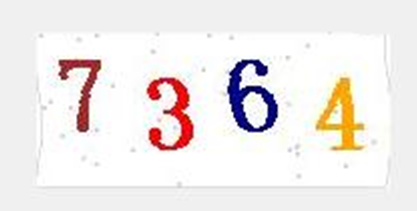
#> input picture 测试文件TEST/爬虫/R-C.png, 417 x 211 px
$ python '验证码识别.py'
#> lines starting #> are read from the running program, lines starting #| are printed output that depends on the picture; after the words box and inside, x2 and y2 are one past the last pixel; in counts of white or black regions, pixels touching at a corner belong together
#> further down, src is the input picture: shape (211, 417, 3); mean B, G, R 233.5, 234.8, 240
import cv2 as cv
import pytesseract
from PIL import Image


def recognize_text(image):
    # 边缘保留滤波  去噪
    blur = cv.pyrMeanShiftFiltering(image, sp=8, sr=60)
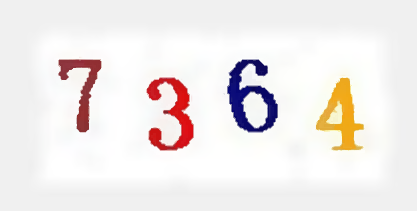
#> blur: shape (211, 417, 3); mean B, G, R 233.8, 235, 240.3
    cv.imshow('dst', blur)
    # 灰度图像
    gray = cv.cvtColor(blur, cv.COLOR_BGR2GRAY)
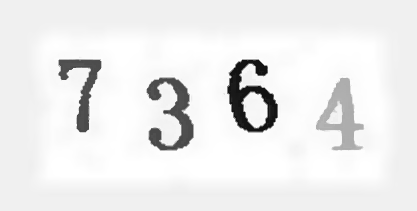
#> gray: shape (211, 417); min 13, max 255, mean 236.5
    # 二值化  设置阈值  自适应阈值的话 黄色的4会提取不出来
    ret, binary = cv.threshold(gray, 185, 255, cv.THRESH_BINARY_INV)
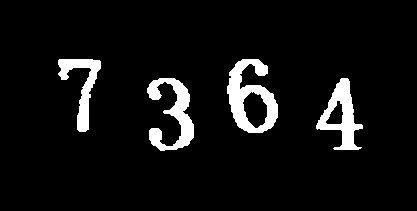
#> binary: shape (211, 417); 6.7% white; 4 white regions, box (x1, y1, x2, y2) and area: (227, 59, 278, 133) 1855, (147, 78, 194, 151) 1519, (316, 78, 363, 150) 1386, (58, 59, 101, 132) 1112
    print(f'二值化设置的阈值：{ret}')
    cv.imshow('binary', binary)
    # 逻辑运算  让背景为白色  字体为黑  便于识别
    cv.bitwise_not(binary, binary)
    cv.imshow('bg_image', binary)
    # 识别
    test_message = Image.fromarray(binary)
    text = pytesseract.image_to_string(test_message)
    print(f'识别结果：{text}')


src = cv.imread(r'./R-C.png')
cv.imshow('input image', src)
recognize_text(src)
#> (the call stopped at in recognize_text, `text = pytesseract.image_to_string(test_message)`: pytesseract is not available in this run)
cv.waitKey(0)
cv.destroyAllWindows()
